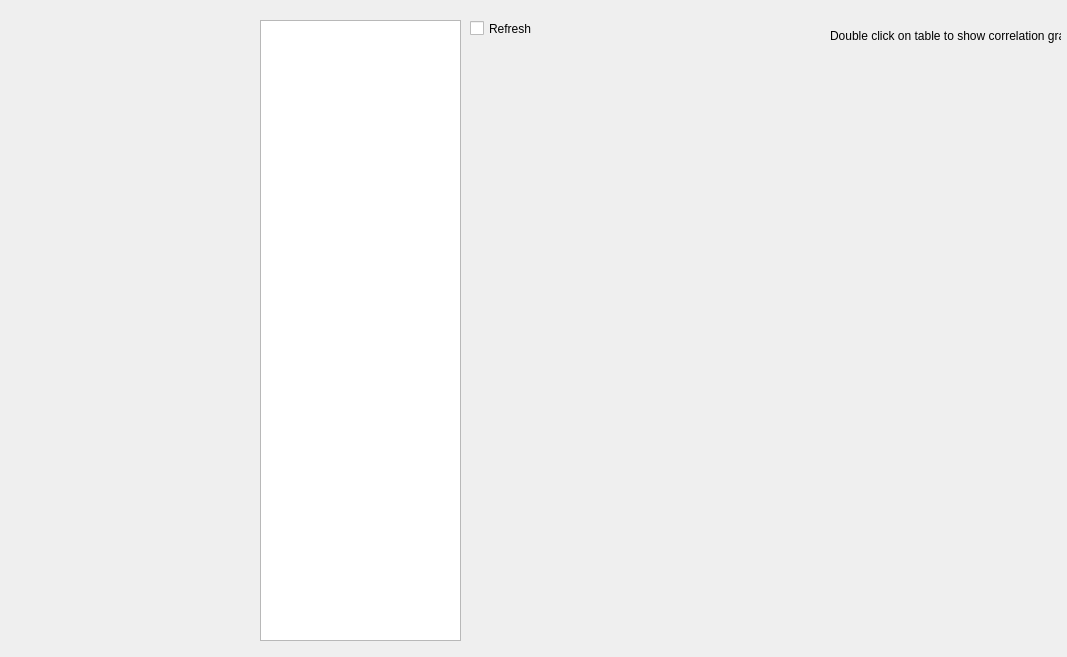
<?xml version="1.0" encoding="UTF-8"?>
<ui version="4.0">
 <class>GPSCorrForm</class>
 <widget class="QWidget" name="GPSCorrForm">
  <property name="geometry">
   <rect>
    <x>0</x>
    <y>0</y>
    <width>1067</width>
    <height>657</height>
   </rect>
  </property>
  <property name="windowTitle">
   <string>Form</string>
  </property>
  <widget class="QCustomPlot" name="widgetCorrAll" native="true">
   <property name="geometry">
    <rect>
     <x>10</x>
     <y>20</y>
     <width>241</width>
     <height>621</height>
    </rect>
   </property>
  </widget>
  <widget class="QCheckBox" name="checkRefresh">
   <property name="geometry">
    <rect>
     <x>470</x>
     <y>20</y>
     <width>70</width>
     <height>17</height>
    </rect>
   </property>
   <property name="text">
    <string>Refresh</string>
   </property>
  </widget>
  <widget class="QTableWidget" name="tableRes">
   <property name="geometry">
    <rect>
     <x>260</x>
     <y>20</y>
     <width>201</width>
     <height>621</height>
    </rect>
   </property>
  </widget>
  <widget class="QCustomPlot" name="widgetCorrGraph" native="true">
   <property name="geometry">
    <rect>
     <x>470</x>
     <y>50</y>
     <width>591</width>
     <height>591</height>
    </rect>
   </property>
  </widget>
  <widget class="QLabel" name="label">
   <property name="geometry">
    <rect>
     <x>830</x>
     <y>20</y>
     <width>231</width>
     <height>31</height>
    </rect>
   </property>
   <property name="text">
    <string>Double click on table to show correlation graph</string>
   </property>
  </widget>
 </widget>
 <customwidgets>
  <customwidget>
   <class>QCustomPlot</class>
   <extends>QWidget</extends>
   <header>qcustomplot.h</header>
   <container>1</container>
  </customwidget>
 </customwidgets>
 <resources/>
 <connections/>
</ui>
